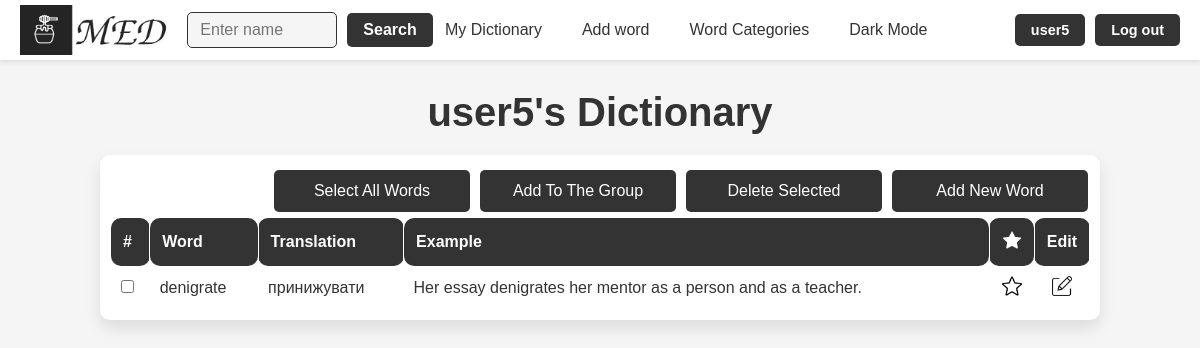
The app's page /words/user5 (signed in), older data.
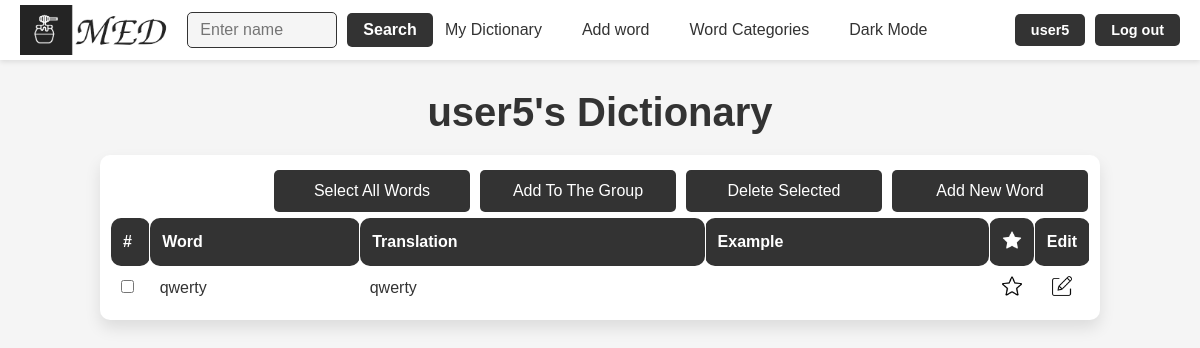
The same page, newer data.
### med/models.py (models this page shows, shortened)
class Word(models.Model):
    word = models.CharField(max_length=100)
    translation = models.CharField(max_length=100)
    example = models.TextField(blank=True)
    time_create = models.DateTimeField(auto_now_add=True)
    time_update = models.DateTimeField(auto_now=True)
    user = models.ForeignKey(User, on_delete=models.CASCADE)
    is_favourite = models.BooleanField(default=False)
    class Meta:
        ordering = ['-time_create', 'word']
        indexes = [
            models.Index(fields=['-time_create'])
        ]

### med/views.py (the view)
# urls.py: path('words/<slug:user_name>', views.WordListView.as_view(), name='words'),
@method_decorator(login_required, name='dispatch')
class WordListView(ListView):
    model = Word
    template_name = 'med/words.html'
    context_object_name = 'words'
    paginate_by = 25
    def get_queryset(self):
        user_name = self.kwargs['user_name']
        user = get_object_or_404(User, username=user_name)
        if user == self.request.user:
            self.is_my_dict = True
        else:
            self.is_my_dict = False
        return Word.objects.filter(user=user)
    def get_context_data(self, **kwargs):
        context = super().get_context_data(**kwargs)
        context['user_name'] = self.kwargs['user_name']
        context['user'] = get_object_or_404(User, username=self.kwargs['user_name'])
        context['title'] = f"{self.kwargs['user_name']}'s Dictionary"
        context['is_my_dict'] = getattr(self, 'is_my_dict', False)
        context['is_dict'] = True
        context['logged_user'] = self.request.user
        context['access'] = UserProfile.objects.get(user=context['user']).access_dictionary
        return context

### med/templates/med/words.html (shortened to what this page needs)
{% extends 'base.html' %}
{% load static %}
{% block content %}
<h1>{{title}}</h1>
<div class="word_table_container">
    {% if is_my_dict %}
    <div class="buttons">
        <a href="#" onclick="selectAllWords(); return false;">Select All Words</a>
        <a href="#" onclick="addWordsToGroup(); return false;">Add To The Group</a>
        <a href="#" onclick="deleteSelectedWords(); return false;">Delete Selected</a>
        <a href="{% url 'addword' %}">Add New Word</a>
    </div>
    {% endif %}
    {% if words %}
    <table class="word_table">
        {% if is_my_dict or access == 'every' %}
        <thead>
            <tr>
                {% if is_my_dict %}
                <th class="checboxes">#</th>
                {% endif %}
                <th>Word</th>
                <th>Translation</th>
                <th>Example</th>
                {% if is_my_dict %}
                <th class="edit"><img class="th_f" src="{% static 'med/img/base/f_dark.png' %}" alt="Favourite_img"></th>
                <th class="edit">Edit</th>
                {% endif %}
            </tr>
        </thead>
        <tbody>
            {% for word in words %}
                <tr>
                    {% if is_my_dict %}
                    <td><input type="checkbox" name="word_checkbox" value="{{ word.id }}"></td>
                    {% endif %}
                    <td>{{ word.word }}</td>
                    <td>{{ word.translation }}</td>
                    <td>{{ word.example }}</td>
                    {% if is_my_dict %}
                        {% if word.is_favourite %}
                        <td class="img_td"><a href="{% url 'make_favourite' word.id %}"><img class="f_img" src="{% static 'med/img/base/f_light.png' %}" data-light-src="{% static 'med/img/base/f_light.png' %}" data-dark-src="{% static 'med/img/base/f_dark.png' %}" alt="Favourite img"></a></td>
                        {% else %}
                        <td class="img_td"><a href="{% url 'make_favourite' word.id %}"><img class="f_img" src="{% static 'med/img/base/no_f_light.png' %}" data-light-src="{% static 'med/img/base/no_f_light.png' %}" data-dark-src="{% static 'med/img/base/no_f_dark.png' %}" alt="Not Favourite img"></a></td>
                        {% endif %}
                        <td class="img_td"><a href="{% url 'edit_word' word.id %}"><img class="edit_img" src="{% static 'med/img/features/edit_light.png' %}" data-light-src="{% static 'med/img/features/edit_light.png' %}" data-dark-src="{% static 'med/img/features/edit_dark.png' %}" alt="Edit img"></a></td>
                    {% endif %}
                </tr>
            {% endfor %}
        </tbody>
        {% else %}
        <p> </p>
        <p><b>{{ user_name }} has a private dictionary</b></p>
        {% endif %}
    {% else %}
    <p> </p>
    <p><b>There are no words yet</b></p>
    {% endif %}
    </table>
</div>
{% endblock %}

### templates/base.html (shortened to what this page needs)
{% load static %}
<!DOCTYPE html>
<html lang="en">
<head>
    <link rel="stylesheet" type="text/css" href="{% static 'med/css/styles.css' %}">
</head>
<body>
<header>
    {% if user.is_authenticated %}
    <div class="logo_container">
        {% if is_profile or is_dict %}
            {% if is_my_profile or is_my_dict %}
                <a href="{% url 'profile' user.username %}">
                    <img id="logo_img" src="{% static 'med/img/base/light_logo.png' %}"
                         data-light-src="{% static 'med/img/base/light_logo.png' %}"
                         data-dark-src="{% static 'med/img/base/dark_logo.png' %}" alt="MED Logo">
                </a>
            {% else %}
                <a href="{% url 'profile' logged_user.username %}">
                    <img id="logo_img" src="{% static 'med/img/base/light_logo.png' %}"
                         data-light-src="{% static 'med/img/base/light_logo.png' %}"
                         data-dark-src="{% static 'med/img/base/dark_logo.png' %}" alt="MED Logo">
                </a>
            {% endif %}
        {% else %}
            <a href="{% url 'profile' user.username %}">
                <img id="logo_img" src="{% static 'med/img/base/light_logo.png' %}"
                     data-light-src="{% static 'med/img/base/light_logo.png' %}"
                     data-dark-src="{% static 'med/img/base/dark_logo.png' %}" alt="MED Logo">
            </a>
        {% endif %}
    </div>
    {% else %}
    <div class="logo_container">
        <a href="{% url 'home' %}"><img id="logo_img" src="{% static 'med/img/base/light_logo.png' %}" data-light-src="{% static 'med/img/base/light_logo.png' %}" data-dark-src="{% static 'med/img/base/dark_logo.png' %}" alt="MED Logo"></a>
    </div>
    {% endif %}
    <nav class="nav-items">
            {% if user.is_authenticated %}
                <div class="nav-left">
                {% if not is_search %}
                <form method="get" action="{% url 'user_search' %}" class="search-form">
                    <input type="text" name="q" placeholder="Enter name" required class="search-input">
                    <a href="#" class="search-link" onclick="this.closest('form').submit();">Search</a>
                </form>
                {% endif %}
                </div>
        <div class="nav-center">
                {% if is_my_dict %}
                <a href="{% url 'words' user.username %}">My Dictionary</a>
                {% else %}
                <a href="{% url 'words' request.user.username %}">My Dictionary</a>
                {% endif %}
                <a href="{% url 'addword' %}">Add word</a>
                <a href="{% url 'groups' %}">Word Categories</a>
            {% else %}
            <div class="nav-left"></div>
            <div class="nav-center">
                <a href="{% url 'login' %}">My Dictionary</a>
                <a href="{% url 'login' %}">Add word</a>
                <a href="#">Word Categories</a>
                {% endif %}
                <a href="#" id="theme-toggle-dark">Dark Mode</a>
            </div>
        {% if request.user.is_authenticated %}
        <div class="buttons">
            {% if is_profile or is_dict %}
                {% if is_my_profile or is_my_dict %}
                <a href="{% url 'profile' user.username %}">{{request.user.username}}</a>
                {% else %}
                <a href="{% url 'profile' logged_user.username %}">{{request.user.username}}</a>
                {% endif %}
            {% else %}
                <a href="{% url 'profile' user.username %}">{{request.user.username}}</a>
            {% endif %}
            <a href="{% url 'logout' %}">Log out</a>
        </div>
        {% else %}
        <div class="buttons">
            <a href="{% url 'login' %}">Log in</a>
            <a href="{% url 'register' %}">Register</a>
        </div>
        {% endif %}
    </nav>
</header>
<div class="container">
    {% block content %}
    {% endblock %}
</div>
</body>
</html>

Row changes from the older to the newer data that the page shows:
removed Word: word "denigrate", translation "принижувати", example "Her essay denigrates her mentor as a person and as a teacher.", is_favourite False (drawn)
added Word: word "qwerty", translation "qwerty", is_favourite False (drawn)
